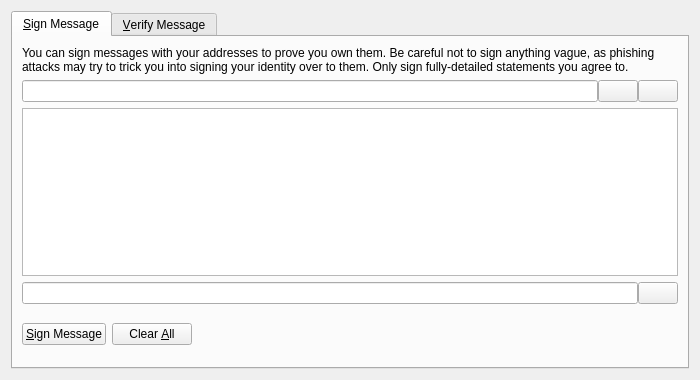
<?xml version="1.0" encoding="UTF-8"?>
<ui version="4.0">
 <class>SignVerifyMessageDialog</class>
 <widget class="QDialog" name="SignVerifyMessageDialog">
  <property name="geometry">
   <rect>
    <x>0</x>
    <y>0</y>
    <width>700</width>
    <height>380</height>
   </rect>
  </property>
  <property name="windowTitle">
   <string>Signatures - Sign / Verify a Message</string>
  </property>
  <property name="modal">
   <bool>true</bool>
  </property>
  <layout class="QVBoxLayout" name="verticalLayout">
   <item>
    <widget class="QTabWidget" name="tabWidget">
     <property name="currentIndex">
      <number>0</number>
     </property>
     <widget class="QWidget" name="tabSignMessage">
      <attribute name="title">
       <string>&amp;Sign Message</string>
      </attribute>
      <layout class="QVBoxLayout" name="verticalLayout_SM">
       <item>
        <widget class="QLabel" name="infoLabel_SM">
         <property name="text">
          <string>You can sign messages with your addresses to prove you own them. Be careful not to sign anything vague, as phishing attacks may try to trick you into signing your identity over to them. Only sign fully-detailed statements you agree to.</string>
         </property>
         <property name="textFormat">
          <enum>Qt::PlainText</enum>
         </property>
         <property name="wordWrap">
          <bool>true</bool>
         </property>
        </widget>
       </item>
       <item>
        <layout class="QHBoxLayout" name="horizontalLayout_1_SM">
         <property name="spacing">
          <number>0</number>
         </property>
         <item>
          <widget class="QValidatedLineEdit" name="addressIn_SM">
           <property name="toolTip">
            <string>The address to sign the message with (e.g. 4Zo1ga6xuKuQ7JV7M9rGDoxdbYwV5zgQJ5)</string>
           </property>
           <property name="maxLength">
            <number>34</number>
           </property>
          </widget>
         </item>
         <item>
          <widget class="QPushButton" name="addressBookButton_SM">
           <property name="toolTip">
            <string>Choose an address from the address book</string>
           </property>
           <property name="text">
            <string/>
           </property>
           <property name="icon">
            <iconset>
             <normaloff>:/icons/address-book</normaloff>:/icons/address-book</iconset>
           </property>
           <property name="shortcut">
            <string>Alt+A</string>
           </property>
           <property name="autoDefault">
            <bool>false</bool>
           </property>
          </widget>
         </item>
         <item>
          <widget class="QPushButton" name="pasteButton_SM">
           <property name="toolTip">
            <string>Paste address from clipboard</string>
           </property>
           <property name="text">
            <string/>
           </property>
           <property name="icon">
            <iconset>
             <normaloff>:/icons/editpaste</normaloff>:/icons/editpaste</iconset>
           </property>
           <property name="shortcut">
            <string>Alt+P</string>
           </property>
           <property name="autoDefault">
            <bool>false</bool>
           </property>
          </widget>
         </item>
        </layout>
       </item>
       <item>
        <widget class="QPlainTextEdit" name="messageIn_SM">
         <property name="toolTip">
          <string>Enter the message you want to sign here</string>
         </property>
        </widget>
       </item>
       <item>
        <layout class="QHBoxLayout" name="horizontalLayout_2_SM">
         <property name="spacing">
          <number>0</number>
         </property>
         <item>
          <widget class="QLineEdit" name="signatureOut_SM">
           <property name="font">
            <font>
             <italic>true</italic>
            </font>
           </property>
           <property name="readOnly">
            <bool>true</bool>
           </property>
          </widget>
         </item>
         <item>
          <widget class="QPushButton" name="copySignatureButton_SM">
           <property name="toolTip">
            <string>Copy the current signature to the system clipboard</string>
           </property>
           <property name="text">
            <string/>
           </property>
           <property name="icon">
            <iconset>
             <normaloff>:/icons/editcopy</normaloff>:/icons/editcopy</iconset>
           </property>
           <property name="autoDefault">
            <bool>false</bool>
           </property>
          </widget>
         </item>
        </layout>
       </item>
       <item>
        <layout class="QHBoxLayout" name="horizontalLayout_3_SM">
         <item>
          <widget class="QPushButton" name="signMessageButton_SM">
           <property name="toolTip">
            <string>Sign the message to prove you own this JackpotCoin address</string>
           </property>
           <property name="text">
            <string>&amp;Sign Message</string>
           </property>
           <property name="icon">
            <iconset>
             <normaloff>:/icons/edit</normaloff>:/icons/edit</iconset>
           </property>
           <property name="autoDefault">
            <bool>false</bool>
           </property>
          </widget>
         </item>
         <item>
          <widget class="QPushButton" name="clearButton_SM">
           <property name="toolTip">
            <string>Reset all sign message fields</string>
           </property>
           <property name="text">
            <string>Clear &amp;All</string>
           </property>
           <property name="icon">
            <iconset>
             <normaloff>:/icons/remove</normaloff>:/icons/remove</iconset>
           </property>
           <property name="autoDefault">
            <bool>false</bool>
           </property>
          </widget>
         </item>
         <item>
          <spacer name="horizontalSpacer_1_SM">
           <property name="orientation">
            <enum>Qt::Horizontal</enum>
           </property>
           <property name="sizeHint" stdset="0">
            <size>
             <width>40</width>
             <height>48</height>
            </size>
           </property>
          </spacer>
         </item>
         <item>
          <widget class="QLabel" name="statusLabel_SM">
           <property name="font">
            <font>
             <weight>75</weight>
             <bold>true</bold>
            </font>
           </property>
           <property name="text">
            <string/>
           </property>
           <property name="wordWrap">
            <bool>true</bool>
           </property>
          </widget>
         </item>
         <item>
          <spacer name="horizontalSpacer_2_SM">
           <property name="orientation">
            <enum>Qt::Horizontal</enum>
           </property>
           <property name="sizeHint" stdset="0">
            <size>
             <width>40</width>
             <height>48</height>
            </size>
           </property>
          </spacer>
         </item>
        </layout>
       </item>
      </layout>
     </widget>
     <widget class="QWidget" name="tabVerifyMessage">
      <attribute name="title">
       <string>&amp;Verify Message</string>
      </attribute>
      <layout class="QVBoxLayout" name="verticalLayout_VM">
       <item>
        <widget class="QLabel" name="infoLabel_VM">
         <property name="text">
          <string>Enter the signing address, message (ensure you copy line breaks, spaces, tabs, etc. exactly) and signature below to verify the message. Be careful not to read more into the signature than what is in the signed message itself, to avoid being tricked by a man-in-the-middle attack.</string>
         </property>
         <property name="textFormat">
          <enum>Qt::PlainText</enum>
         </property>
         <property name="alignment">
          <set>Qt::AlignLeading|Qt::AlignLeft|Qt::AlignTop</set>
         </property>
         <property name="wordWrap">
          <bool>true</bool>
         </property>
        </widget>
       </item>
       <item>
        <layout class="QHBoxLayout" name="horizontalLayout_1_VM">
         <property name="spacing">
          <number>0</number>
         </property>
         <item>
          <widget class="QValidatedLineEdit" name="addressIn_VM">
           <property name="toolTip">
            <string>The address the message was signed with (e.g. 4Zo1ga6xuKuQ7JV7M9rGDoxdbYwV5zgQJ5)</string>
           </property>
           <property name="maxLength">
            <number>34</number>
           </property>
          </widget>
         </item>
         <item>
          <widget class="QPushButton" name="addressBookButton_VM">
           <property name="toolTip">
            <string>Choose an address from the address book</string>
           </property>
           <property name="text">
            <string/>
           </property>
           <property name="icon">
            <iconset>
             <normaloff>:/icons/address-book</normaloff>:/icons/address-book</iconset>
           </property>
           <property name="shortcut">
            <string>Alt+A</string>
           </property>
           <property name="autoDefault">
            <bool>false</bool>
           </property>
          </widget>
         </item>
        </layout>
       </item>
       <item>
        <widget class="QPlainTextEdit" name="messageIn_VM"/>
       </item>
       <item>
        <widget class="QValidatedLineEdit" name="signatureIn_VM"/>
       </item>
       <item>
        <layout class="QHBoxLayout" name="horizontalLayout_2_VM">
         <item>
          <widget class="QPushButton" name="verifyMessageButton_VM">
           <property name="toolTip">
            <string>Verify the message to ensure it was signed with the specified JackpotCoin address</string>
           </property>
           <property name="text">
            <string>&amp;Verify Message</string>
           </property>
           <property name="icon">
            <iconset>
             <normaloff>:/icons/transaction_0</normaloff>:/icons/transaction_0</iconset>
           </property>
           <property name="autoDefault">
            <bool>false</bool>
           </property>
          </widget>
         </item>
         <item>
          <widget class="QPushButton" name="clearButton_VM">
           <property name="toolTip">
            <string>Reset all verify message fields</string>
           </property>
           <property name="text">
            <string>Clear &amp;All</string>
           </property>
           <property name="icon">
            <iconset>
             <normaloff>:/icons/remove</normaloff>:/icons/remove</iconset>
           </property>
           <property name="autoDefault">
            <bool>false</bool>
           </property>
          </widget>
         </item>
         <item>
          <spacer name="horizontalSpacer_1_VM">
           <property name="orientation">
            <enum>Qt::Horizontal</enum>
           </property>
           <property name="sizeHint" stdset="0">
            <size>
             <width>40</width>
             <height>48</height>
            </size>
           </property>
          </spacer>
         </item>
         <item>
          <widget class="QLabel" name="statusLabel_VM">
           <property name="font">
            <font>
             <weight>75</weight>
             <bold>true</bold>
            </font>
           </property>
           <property name="text">
            <string/>
           </property>
           <property name="wordWrap">
            <bool>true</bool>
           </property>
          </widget>
         </item>
         <item>
          <spacer name="horizontalSpacer_2_VM">
           <property name="orientation">
            <enum>Qt::Horizontal</enum>
           </property>
           <property name="sizeHint" stdset="0">
            <size>
             <width>40</width>
             <height>48</height>
            </size>
           </property>
          </spacer>
         </item>
        </layout>
       </item>
      </layout>
     </widget>
    </widget>
   </item>
  </layout>
 </widget>
 <customwidgets>
  <customwidget>
   <class>QValidatedLineEdit</class>
   <extends>QLineEdit</extends>
   <header>qvalidatedlineedit.h</header>
  </customwidget>
 </customwidgets>
 <resources/>
 <connections/>
</ui>
